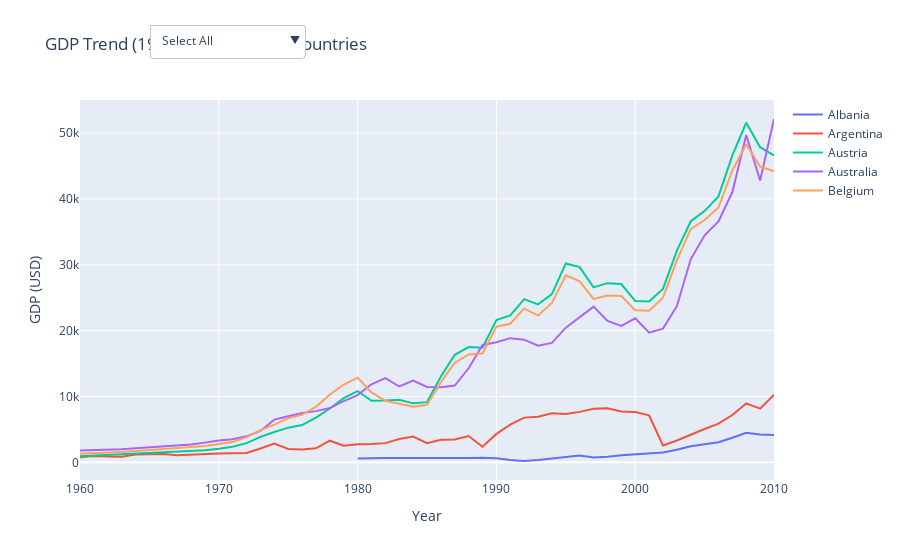

The notebook cell this image was saved under:
### Code cell
# Plot 2: GDP Trend with Dropdown
fig2 = go.Figure()

# Add traces for all countries
for country in countries:
    df_country = df[df['country'] == country][['year', 'gdp']]
    fig2.add_trace(
        go.Scatter(
            x=df_country['year'],
            y=df_country['gdp'],
            name=country,
            visible=False  # Initially hidden
        )
    )

# Set default visible countries
for i, country in enumerate(countries):
    if country in default_countries:
        fig2.data[i].visible = True

# Create dropdown buttons
buttons_gdp = [
    {
        'method': 'update',
        'label': 'Select All',
        'args': [{'visible': [True] * len(countries)}, {'title': 'GDP Trend (1960-2010) - All Countries'}]
    },
    {
        'method': 'update',
        'label': 'Select None',
        'args': [{'visible': [False] * len(countries)}, {'title': 'GDP Trend (1960-2010) - No Countries Selected'}]
    }
]

# Add individual country buttons
for i, country in enumerate(countries):
    visible = [False] * len(countries)
    visible[i] = True
    buttons_gdp.append({
        'method': 'update',
        'label': country,
        'args': [{'visible': visible}, {'title': f'GDP Trend (1960-2010) - {country}'}]
    })

# Update layout with dropdown
fig2.update_layout(
    title='GDP Trend (1960-2010) - Select Countries',
    xaxis_title='Year',
    yaxis_title='GDP (USD)',
    hovermode='x unified',
    updatemenus=[
        {
            'buttons': buttons_gdp,
            'direction': 'down',
            'showactive': True,
            'x': 0.1,
            'xanchor': 'left',
            'y': 1.2,
            'yanchor': 'top'
        }
    ]
)
